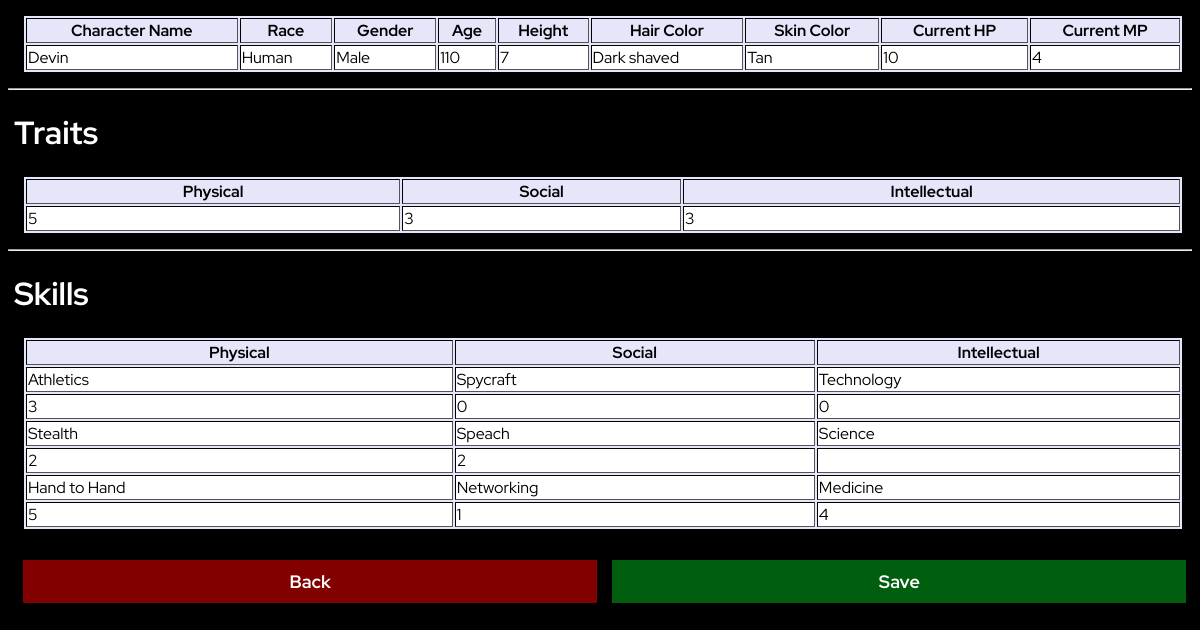
The app's page /CSC680ProjectRyanJohnson/character_sheet.php with its own data.
### tables this page shows
CREATE TABLE `characters` (
  `char_id` int(10) UNSIGNED NOT NULL,
  `char_name` varchar(50) NOT NULL,
  `char_hp` int(11) NOT NULL,
  `char_mp` int(11) NOT NULL,
  `physical_trait` int(10) UNSIGNED NOT NULL DEFAULT 1,
  `social_trait` int(10) UNSIGNED NOT NULL DEFAULT 1,
  `mental_trait` int(10) UNSIGNED NOT NULL DEFAULT 1,
  `phys_skill_athletics` int(10) UNSIGNED NOT NULL DEFAULT 0,
  `phys_skill_stealth` int(10) UNSIGNED NOT NULL DEFAULT 0,
  `phys_skill_hand2hand` int(10) UNSIGNED NOT NULL DEFAULT 0,
  `social_skill_spy` int(10) UNSIGNED NOT NULL DEFAULT 0,
  `social_skill_speach` int(10) UNSIGNED NOT NULL DEFAULT 0,
  `social_skill_network` int(10) UNSIGNED NOT NULL DEFAULT 0,
  `mental_skill_tech` int(10) UNSIGNED NOT NULL DEFAULT 0,
  `mental_skill_science` int(10) UNSIGNED NOT NULL DEFAULT 0,
  `mental_skill_medicine` int(10) UNSIGNED NOT NULL DEFAULT 0,
  `char_user_id` int(10) UNSIGNED NOT NULL,
  `char_gender_id` int(10) UNSIGNED NOT NULL,
  `char_race_id` int(10) UNSIGNED NOT NULL
);

CREATE TABLE `char_race` (
  `race_id` int(10) UNSIGNED NOT NULL,
  `race_name` varchar(50) NOT NULL,
  `race_skin_color` varchar(50) NOT NULL,
  `race_hair_color` varchar(50) NOT NULL,
  `race_max_age` int(11) NOT NULL,
  `race_max_height` int(11) NOT NULL,
  `race_description` varchar(800) NOT NULL,
  `race_phys_mod` int(11) UNSIGNED NOT NULL,
  `race_char_mod` int(11) UNSIGNED NOT NULL,
  `race_int_mod` int(11) UNSIGNED NOT NULL,
  `race_char_id` int(10) UNSIGNED NOT NULL
);

CREATE TABLE `char_gender` (
  `id` int(10) UNSIGNED NOT NULL,
  `name` varchar(20) NOT NULL
);

### CSC680ProjectRyanJohnson/character_sheet.php (the view, shortened to what this page needs)
<!doctype html>
<HTML lang="en">
<head>
<link rel="stylesheet" href="projectCSS.css">
</head>
<body>
<?php
$Server_name = "localhost";
$db_name = "rpgcharactersheet";
$user_name = "root";
$password = "";
$mysqli = new mysqli($Server_name, $user_name, $password, $db_name);
$all_users = $mysqli->query("SELECT *
FROM `characters`
	LEFT JOIN `user` ON `characters`.`char_user_id` = `user`.`user_id`
	LEFT JOIN `char_gender` ON `characters`.`char_gender_id` = `char_gender`.`id`
	LEFT JOIN `char_race` ON `characters`.`char_race_id` = `char_race`.`race_id`
        WHERE char_id = 6;");
    while($one_user = $all_users->fetch_assoc()){
    $charName = $one_user['char_name'];
    $race = $one_user['race_name'];
    $gender = $one_user['name'];
    $age_max = $one_user['race_max_age'];
    $height = $one_user['race_max_height'];
    $hairColor = $one_user['race_hair_color'];
    $skinColor = $one_user['race_skin_color'];
    $hpCur = $one_user['char_hp'];
    $mpCur = $one_user['char_mp'];
    $physical = $one_user['physical_trait'];
    $social = $one_user['social_trait'];
    $phySkill_ath = $one_user['phys_skill_athletics'];
    $phySkill_stealth = $one_user['phys_skill_stealth'];
    $phySkill_h2h = $one_user['phys_skill_hand2hand'];
    $socSkill_spy = $one_user['social_skill_spy'];
    $socSkill_speach = $one_user['social_skill_speach'];
    $socSkill_network = $one_user['social_skill_network'];
    $intSkill_tech = $one_user['mental_skill_tech'];
    $intSkill_med = $one_user['mental_skill_medicine'];
echo "<table class = 'Tbl' border='1' width = '80%'>
<tr>
<th>Character Name</th>
<th>Race</th>
<th>Gender</th>
<th>Age</th>
<th>Height</th>
<th>Hair Color</th>
<th>Skin Color</th>
<th>Current HP</th>
<th>Current MP</th>
</tr>";
  echo "<tr>";
  echo "<td>$charName</td>";
  echo "<td>$race</td>";
  echo "<td>$gender</td>";
  echo "<td>$age_max</td>";
  echo "<td>$height</td>";
  echo "<td>$hairColor</td>";
  echo "<td>$skinColor</td>";
  echo "<td>$hpCur</td>";
  echo "<td>$mpCur</td>";
  echo "</tr>";
echo "</table style = tbl>";
echo '<hr/>';
echo "<h1>Traits</h1>";
echo "<table class = 'Tbl' border='1' width = '80%'>
<tr>
<th>Physical</th>
<th>Social</th>
<th>Intellectual</th>
</tr>";
  echo "<tr>";
  echo "<td>$physical</td>";
  echo "<td>$social</td>";
  echo "<td>$social</td>";
  echo "</tr>";
echo "</table>";
 echo '<hr/>';
 echo "<h1>Skills</h1>";
 echo "<table class = 'Tbl' border='1' width = '80%'>
<tr>
<th>Physical</th>
<th>Social</th>
<th>Intellectual</th>
</tr>";
    echo "<tr>";
    echo "<td>Athletics</td>";
    echo "<td>Spycraft</td>";
    echo "<td>Technology</td>";
    echo "</tr>";
    echo "<tr>";
    echo "<td>$phySkill_ath</td>";
    echo "<td>$socSkill_spy</td>";
    echo "<td>$intSkill_tech</td>";
    echo "</tr>";
    echo "<tr>";
    echo "<td>Stealth</td>";
    echo "<td>Speach</td>";
    echo "<td>Science</td>";
    echo "</tr>";
    echo "<tr>";
    echo "<td>$phySkill_stealth</td>";
    echo "<td>$socSkill_speach</td>";
    echo "<td>$intSkill_Science</td>";
    echo "</tr>";
    echo "<tr>";
    echo "<td>Hand to Hand</td>";
    echo "<td>Networking</td>";
    echo "<td>Medicine</td>";
    echo "</tr>";
    echo "<tr>";
    echo "<td>$phySkill_h2h</td>";
    echo "<td>$socSkill_network</td>";
    echo "<td>$intSkill_med</td>";
    echo "</tr>";
echo "</table>";
        echo "<a href='body_frame.php'>";
        echo "<button class = 'backBtn' onclick=\"parent.body_frame.location.href= 'body_frame.php'\">Back</button>";
        echo "</a>";
        echo "<a href='character_sheet  .php'>";
        echo "<button class = 'saveBtn' onclick=\"parent.character_sheet.location.href= 'body_frame.php'\">Save</button>";
        echo "</a>";
    }
    ?>
</body>
</HTML>

### CSC680ProjectRyanJohnson/projectCSS.css (style rules this page uses)
body { background-color: black; }
h1 { font-family: 'Red Hat Display', sans-serif; color: white; margin-left: .5%; }
table { font-family: 'Red Hat Display', sans-serif; background-color: lavender; width: 98%; margin: 15px; align-content: center; border: 1px solid black; }
td { background-color: white; }
.backBtn { font-family: 'Red Hat Display', sans-serif; background-color: #830000; border: none; color: white; padding-bottom: 10px; padding-top: 10px; padding-right: 5%; padding-left: 5%; text-align: center; text-decoration: none; display: inline-block; font-size: 18px; font-weight: bold; width: 48.5%; margin: 15px; }
.saveBtn { font-family: 'Red Hat Display', sans-serif; background-color: #005E0F; border: none; color: white; padding-bottom: 10px; padding-top: 10px; padding-right: 5%; padding-left: 5%; text-align: center; text-decoration: none; display: inline-block; font-size: 18px; font-weight: bold; width: 48.5%; }

### records on screen
characters: char_name "Devin", char_race.race_name "Human", char_gender.name "Male", char_race.race_max_age "110", char_race.race_max_height "7", char_race.race_hair_color "Dark shaved", char_race.race_skin_color "Tan", char_hp "10", char_mp "4", physical_trait "5", social_trait "3", phys_skill_athletics "3", social_skill_spy "0", mental_skill_tech "0", phys_skill_stealth "2", social_skill_speach "2", phys_skill_hand2hand "5", social_skill_network "1", mental_skill_medicine "4"
